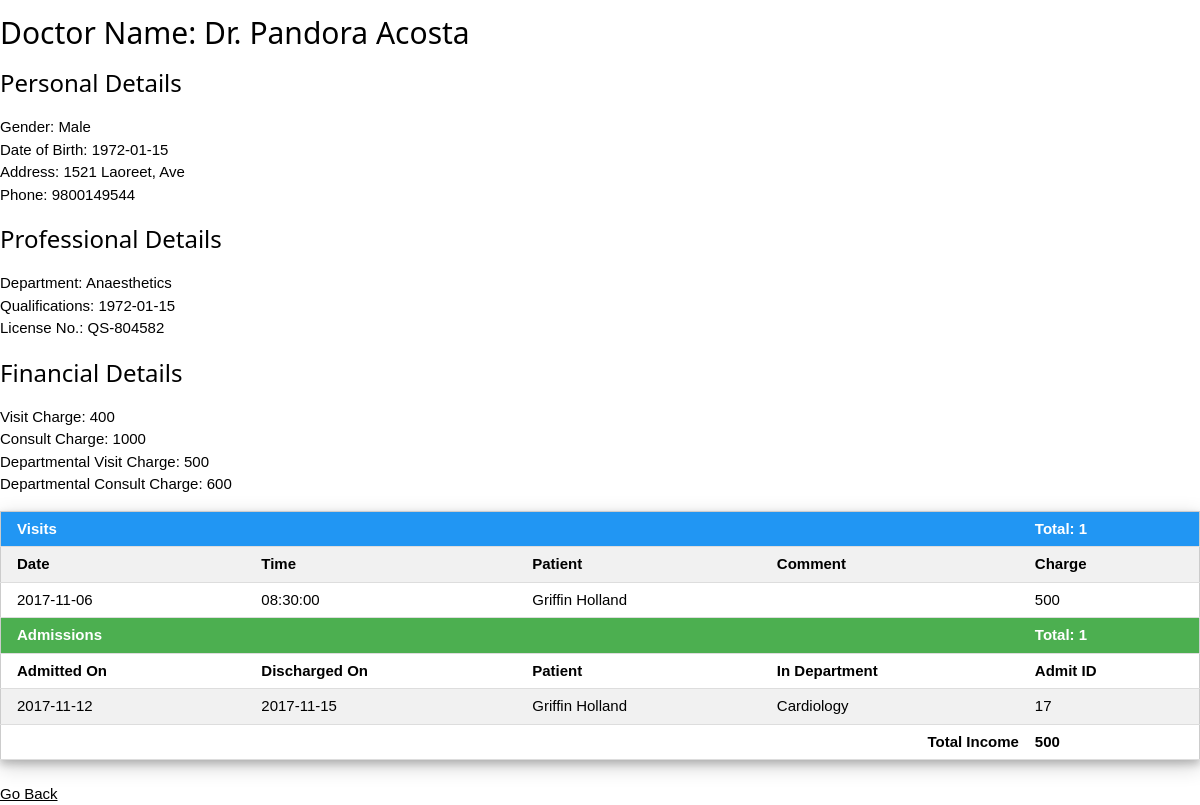
/getdoc.php?q=42, run on the app's committed database.
### tables this page shows
CREATE TABLE `doctor` (
  `d_id` int(4) NOT NULL,
  `d_name` varchar(30) NOT NULL,
  `d_gender` varchar(10) NOT NULL,
  `d_dob` date NOT NULL,
  `d_addr` varchar(100) NOT NULL,
  `d_phone` bigint(15) NOT NULL,
  `d_license` varchar(30) NOT NULL,
  `d_qual` varchar(30) NOT NULL,
  `d_type` varchar(10) NOT NULL,
  `d_dept` int(3) DEFAULT NULL
);

CREATE TABLE `department` (
  `dept_id` int(3) NOT NULL,
  `dept_name` varchar(30) NOT NULL,
  `dept_head` int(4) DEFAULT NULL,
  `staff_head` int(4) DEFAULT NULL,
  `d_visit_charge` int(5) DEFAULT NULL,
  `d_consult_charge` int(5) DEFAULT NULL
);

CREATE TABLE `d_visit` (
  `d_id` int(4) NOT NULL,
  `d_fee_per_visit` int(5) DEFAULT NULL,
  `d_fee_per_consult` int(5) DEFAULT NULL
);

CREATE TABLE `t_visit` (
  `v_id` int(10) NOT NULL,
  `p_id` int(5) NOT NULL,
  `d_id` int(4) NOT NULL,
  `date` date NOT NULL,
  `time` time DEFAULT NULL,
  `comment` varchar(100) DEFAULT NULL,
  `charge` int(5) NOT NULL
);

CREATE TABLE `patient` (
  `p_id` int(5) NOT NULL,
  `p_name` varchar(30) NOT NULL,
  `p_gender` varchar(10) NOT NULL,
  `p_dob` date NOT NULL,
  `p_address` varchar(100) NOT NULL,
  `p_phone` bigint(15) NOT NULL
);

CREATE TABLE `t_admit` (
  `a_id` int(10) NOT NULL,
  `p_id` int(5) NOT NULL,
  `d_id` int(4) NOT NULL,
  `b_id` int(4) DEFAULT NULL,
  `admit_date` date NOT NULL,
  `disc_date` date DEFAULT NULL
);

### getdoc.php (the view, shortened to what this page needs)
<!DOCTYPE html>
<html>
<head>
<link href="css/w3.css" rel="stylesheet">
</head>
<body>
<?php
$doc = intval($_GET['q']);
$tot=0;$count=0;
$link = mysqli_connect("localhost","root","","nurhome");
$sql1="SELECT * from doctor INNER JOIN department ON department.dept_id = doctor.d_dept WHERE doctor.d_id ='$doc'" ;
$res1 = mysqli_query($link,$sql1);
$row1=mysqli_fetch_array($res1);
echo "<h2>Doctor Name: ".$row1["d_name"]."</h2>";
echo "<h3>Personal Details</h3><p>Gender: ".$row1["d_gender"]."<br>";
echo "Date of Birth: ".$row1["d_dob"]."<br>";
echo "Address: ".$row1["d_addr"]."<br>";
echo "Phone: ".$row1["d_phone"]."</p>";
echo "<h3>Professional Details</h3><p>Department: ".$row1["dept_name"]."<br>";
echo "Qualifications: ".$row1["d_dob"]."<br>";
echo "License No.: ".$row1["d_license"]."<br>";
if($row1["d_type"]=="Perm")
{
	$sql2="SELECT * FROM d_perm WHERE d_id = '$doc'";
	$res2 = mysqli_query($link,$sql2);
	$row2 = mysqli_fetch_array($res2);
	echo "Speciality: ".$row2["speciality"]."</p>";
	echo "<h3>Financial Details</h3><p>Monthly Salary:".$row2["d_monthly_sal"]."<br>";
}
else
{
	$sql3="SELECT * FROM d_visit WHERE d_id = '$doc'";
	$res3 = mysqli_query($link,$sql3);
	$row3 = mysqli_fetch_array($res3);
	echo "</p>";
	echo "<h3>Financial Details</h3><p>Visit Charge: ".$row3["d_fee_per_visit"]."<br>";
	echo "Consult Charge: ".$row3["d_fee_per_consult"]."<br>";
}
echo "Departmental Visit Charge: ".$row1["d_visit_charge"]."<br>";
echo "Departmental Consult Charge: ".$row1["d_consult_charge"]."</p>";
echo "
<table class='w3-table-all w3-card-4'>
";
$sqlv="SELECT t_visit.date, t_visit.time, patient.p_name, t_visit.comment, t_visit.charge FROM t_visit INNER JOIN patient ON t_visit.p_id = patient.p_id WHERE t_visit.d_id ='$doc'" ;
$resv = mysqli_query($link,$sqlv);
if(mysqli_num_rows($resv) > 0)
{
	echo "
	<tr class='w3-blue'>
		<th colspan='5'>Visits</th>
		<th>Total: ".mysqli_num_rows($resv)."</th>
	</tr>
	<tr>
		<th>Date</th>
		<th>Time</th>
		<th>Patient</th>
		<th colspan='2'>Comment</th>
		<th>Charge</th>
	</tr>";
while($rowv = mysqli_fetch_array($resv)) {
    echo "<tr>";
    	echo "<td>" . $rowv['date'] . "</td>";
    	echo "<td>" . $rowv['time'] . "</td>";
    	echo "<td>" . $rowv['p_name'] . "</td>";
    	echo "<td colspan='2'>" . $rowv['comment'] . "</td>";
    	echo "<td>" . $rowv['charge'] . "</td>";
    echo "</tr>";
    $tot+=$rowv['charge'];
}
}
else {$count+=1;}
$sqla="SELECT t_admit.a_id, t_admit.admit_date, t_admit.disc_date, patient.p_name, department.dept_name FROM t_admit INNER JOIN patient ON patient.p_id=t_admit.p_id INNER JOIN bed ON bed.b_id=t_admit.b_id INNER JOIN department ON department.dept_id=bed.dept_id WHERE t_admit.d_id='$doc' ORDER BY t_admit.a_id" ;
$resa = mysqli_query($link,$sqla);
if(mysqli_num_rows($resa) > 0)
{
	echo "
	<tr class='w3-green'>
		<th colspan='5'>Admissions</th>
		<th>Total: ".mysqli_num_rows($resa)."</th>
	</tr>
	<tr>
		<th>Admitted On</th>
		<th>Discharged On</th>
		<th>Patient</th>
		<th colspan='2'>In Department</th>
		<th>Admit ID</th>
	</tr>";
while($rowa = mysqli_fetch_array($resa)) {
    echo "<tr>";
    	echo "<td>" . $rowa['admit_date'] . "</td>";
    	echo "<td>" . $rowa['disc_date'] . "</td>";
    	echo "<td>" . $rowa['p_name'] . "</td>";
    	echo "<td colspan='2'>" . $rowa['dept_name'] . "</td>";
    	echo "<td>" . $rowa['a_id'] . "</td>";
    echo "</tr>";
}
}
else {$count+=1;}
$sqlc="SELECT a_id, date, time, comment, charge FROM t_consult WHERE d_id ='$doc'ORDER BY t_consult.a_id" ;
$resc = mysqli_query($link,$sqlc);
if(mysqli_num_rows($resc) > 0)
{
	echo "
	<tr class='w3-orange'>
		<th colspan='5'>Consultations</th>
		<th>Total: ".mysqli_num_rows($resc)."</th>
	</tr>
	<tr>
		<th>Consult Date</th>
		<th>Consult Time</th>
		<th>Under Admit ID</th>
		<th colspan='2'>Comment</th>
		<th>Charge</th>
	</tr>";
while($rowc = mysqli_fetch_array($resc)) {
    echo "<tr>";
    	echo "<td>" . $rowc['date'] . "</td>";
    	echo "<td>" . $rowc['time'] . "</td>";
    	echo "<td>" . $rowc['a_id'] . "</td>";
    	echo "<td colspan='2'>" . $rowc['comment'] . "</td>";
    	echo "<td>" . $rowc['charge'] . "</td>";
    echo "</tr>";
    $tot+=$rowc['charge'];
}
}
else {$count+=1;}
if($count==3)
{
	echo"
	<tr class='w3-red'>
		<th colspan='6'>No Records</th>
	</tr>
	</table></form>";
}
else{
echo "
	<tr>
		<th colspan='5' style='text-align:right'>Total Income</th>
		<th>".$tot."</th>
	</tr>
</table>";
}
?>
<br><a href="view_doctor.php">Go Back</a>
</body>
</html>

### css/w3.css (style rules this page uses)
* { -webkit-box-sizing:border-box;-moz-box-sizing:border-box;box-sizing:border-box }
html { -ms-text-size-adjust:100%;-webkit-text-size-adjust:100% }
body { margin:0 }
a { background-color:transparent }
html,body { font-family:Verdana,sans-serif;font-size:15px;line-height:1.5 }
html { overflow-x:hidden }
h1,h2,h3,h4,h5,h6,.w3-slim,.w3-wide { font-family:"Segoe UI",Arial,sans-serif }
h2 { font-size:30px }
h3 { font-size:24px }
h1,h2,h3,h4,h5,h6 { font-weight:400;margin:10px 0 }
a { color:inherit }
table { border-collapse:collapse;border-spacing:0;width:100%;display:table }
table,th,td { border:none }
.w3-table-all { border:1px solid #ccc }
.w3-bordered tr,.w3-table-all tr { border-bottom:1px solid #ddd }
.w3-table-all tr:nth-child(odd) { background-color:#fff }
.w3-table-all tr:nth-child(even) { background-color:#f1f1f1 }
.w3-table td,.w3-table th,.w3-table-all td,.w3-table-all th { padding:6px 8px;display:table-cell;text-align:left;vertical-align:top }
.w3-table th:first-child,.w3-table td:first-child,.w3-table-all th:first-child,.w3-table-all td:first-child { padding-left:16px }
.w3-card-4,.w3-hover-shadow:hover { box-shadow:0 4px 8px 0 rgba(0,0,0,0.2),0 6px 20px 0 rgba(0,0,0,0.19)!important }
.w3-blue,.w3-hover-blue:hover { color:#fff!important;background-color:#2196F3!important }
.w3-green,.w3-hover-green:hover { color:#fff!important;background-color:#4CAF50!important }

### data on the page
doctor: d_name "Dr. Pandora Acosta", d_gender "Male", d_dob "1972-01-15", d_addr "1521 Laoreet, Ave", d_phone "9800149544", d_dept.dept_name "Anaesthetics", d_license "QS-804582", d_dept.d_visit_charge "500", d_dept.d_consult_charge "600"
d_visit: d_fee_per_visit "400", d_fee_per_consult "1000"
t_visit: date "2017-11-06", time "08:30:00", p.p_name "Griffin Holland", charge "500"
t_admit: admit_date "2017-11-12", disc_date "2017-11-15", p.p_name "Griffin Holland", department.dept_name "Cardiology", a_id "17"

### other printed values
mysqli_num_rows($resv) "1"
mysqli_num_rows($resa) "1"
$tot "500"
